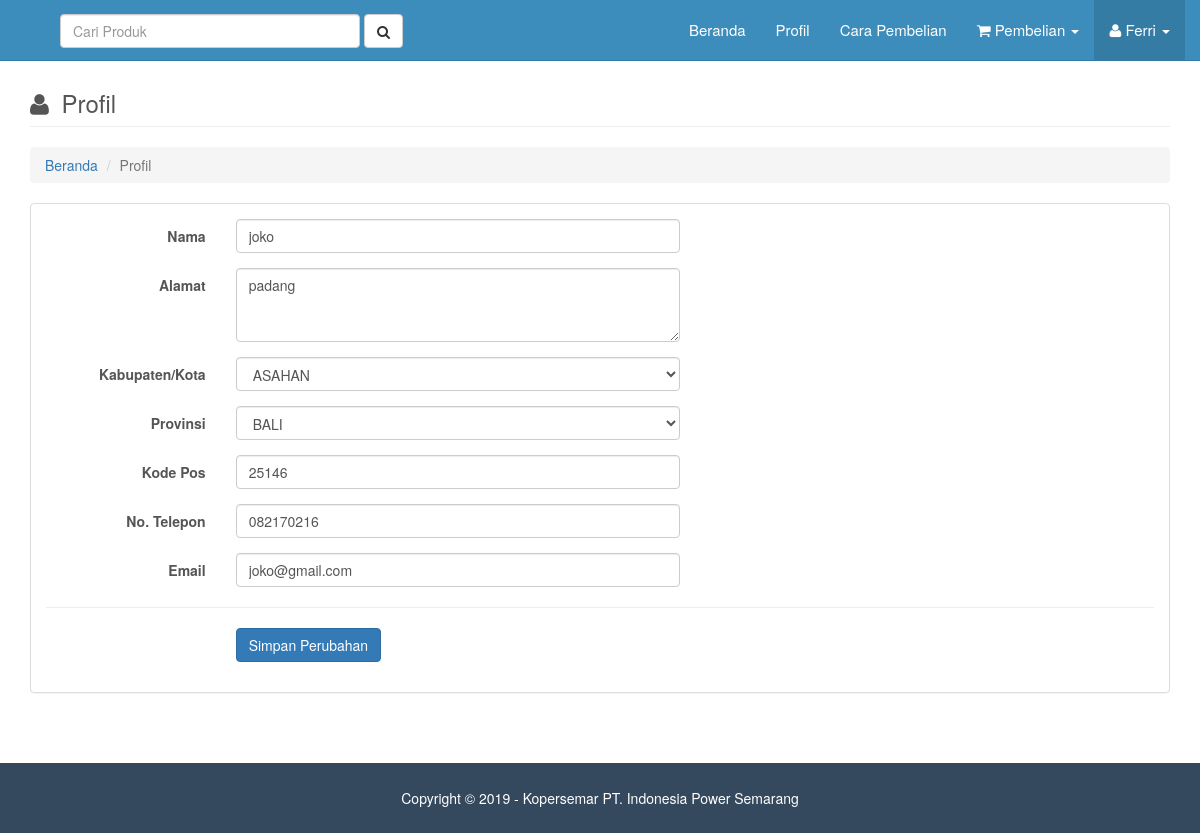
The app's page /main.php?page=profil (signed in) with its own data.
### tables this page shows
CREATE TABLE IF NOT EXISTS `tbl_konsumen` (
  `id_konsumen` int(11) NOT NULL,
  `tanggal_daftar` timestamp NOT NULL DEFAULT CURRENT_TIMESTAMP,
  `nama_konsumen` varchar(30) NOT NULL,
  `alamat` varchar(100) NOT NULL,
  `kota` int(4) NOT NULL,
  `provinsi` int(2) NOT NULL,
  `kode_pos` varchar(5) NOT NULL,
  `telepon` varchar(12) NOT NULL,
  `email` varchar(30) NOT NULL,
  `password` varchar(50) NOT NULL
);

CREATE TABLE IF NOT EXISTS `tbl_kabkota` (
  `id_kabkota` int(4) NOT NULL,
  `nama_kabkota` varchar(50) NOT NULL,
  `id_provinsi` int(2) NOT NULL
);

CREATE TABLE IF NOT EXISTS `tbl_provinsi` (
  `id_provinsi` int(2) NOT NULL,
  `nama_provinsi` varchar(40) NOT NULL
);

### pages/profil/view.php (the view, shortened to what this page needs)
<?php
if (empty($_SESSION['user_email']) && empty($_SESSION['user_password'])){
    echo "<script type='text/javascript'>alert('Anda harus login terlebih dahulu!');</script>
          <meta http-equiv='refresh' content='0; url=?page=home'>";
}
else {
    $query = mysqli_query($mysqli, "SELECT * FROM tbl_konsumen as a INNER JOIN tbl_kabkota as b INNER JOIN tbl_provinsi as c
                                    ON a.kota=b.id_kabkota AND a.provinsi=c.id_provinsi
                                    ORDER BY a.id_konsumen DESC")
                                    or die('Ada kesalahan pada query tampil data konsumen: '.mysqli_error($mysqli));
    $data = mysqli_fetch_assoc($query);
    $nama_konsumen = $data['nama_konsumen'];
    $alamat        = $data['alamat'];
    $id_kabkota    = $data['id_kabkota'];
    $nama_kabkota  = $data['nama_kabkota'];
    $id_provinsi   = $data['id_provinsi'];
    $nama_provinsi = $data['nama_provinsi'];
    $kode_pos      = $data['kode_pos'];
    $telepon       = $data['telepon'];
    $email         = $data['email'];
?>
    <div class="row">
        <div class="col-lg-12">
            <div class="row">
                <div class="col-lg-12">
                    <h3 class="page-header">
                        <i style="margin-right:6px" class="fa fa-user"></i>
                        Profil
                    </h3>
                    <ol class="breadcrumb">
                        <li><a href="?page=home">Beranda</a>
                        </li>
                        <li class="active">Profil</li>
                    </ol>
                </div>
            </div>
            <div class="row">
                <div class="col-lg-12">
                    <div class="panel panel-default">
                        <div class="panel-body">
                            <form class="form-horizontal" method="POST" action="pages/profil/proses.php">
                                <div class="form-group">
                                    <label class="col-sm-2 control-label">Nama</label>
                                    <div class="col-sm-5">
                                        <input type="text" class="form-control" name="nama" autocomplete="off" value="<?php echo $nama_konsumen; ?>" required>
                                    </div>
                                </div>
                                <div class="form-group">
                                    <label class="col-sm-2 control-label">Alamat</label>
                                    <div class="col-sm-5">
                                        <textarea class="form-control" name="alamat" rows="3" required><?php echo $alamat; ?></textarea>
                                    </div>
                                </div>
                                <div class="form-group">
                                    <label class="col-sm-2 control-label">Kabupaten/Kota</label>
                                    <div class="col-sm-5">
                                        <select class="form-control" name="kabkota" placeholder="Pilih Kabupaten/Kota" required>
                                        <option value="<?php echo $id_kabkota; ?>"><?php echo $nama_kabkota; ?></option>
                                        </select>
                                    </div>
                                </div>
                                <div class="form-group">
                                    <label class="col-sm-2 control-label">Provinsi</label>
                                    <div class="col-sm-5">
                                        <select class="form-control" name="provinsi" placeholder="Pilih Provinsi" required>
                                        <option value="<?php echo $id_provinsi; ?>"><?php echo $nama_provinsi; ?></option>
                                        </select>
                                    </div>
                                </div>
                                <div class="form-group">
                                    <label class="col-sm-2 control-label">Kode Pos</label>
                                    <div class="col-sm-5">
                                        <input type="text" class="form-control" name="kode_pos" autocomplete="off" maxlength="5" onKeyPress="return goodchars(event,'0123456789',this)" value="<?php echo $kode_pos; ?>" required>
                                    </div>
                                </div>
                                <div class="form-group">
                                    <label class="col-sm-2 control-label">No. Telepon</label>
                                    <div class="col-sm-5">
                                        <input type="text" class="form-control" name="telepon" autocomplete="off" maxlength="12" onKeyPress="return goodchars(event,'0123456789',this)" value="<?php echo $telepon; ?>" required>
                                    </div>
                                </div>
                                <div class="form-group">
                                    <label class="col-sm-2 control-label">Email</label>
                                    <div class="col-sm-5">
                                        <input type="email" class="form-control" name="email" autocomplete="off" value="<?php echo $email; ?>" required>
                                    </div>
                                </div>
                                <hr/>
                                <div class="form-group">
                                    <div class="col-sm-offset-2 col-sm-10">
                                        <input type="submit" class="btn btn-primary btn-submit" name="simpan" value="Simpan Perubahan">
                                    </div>
                                </div>
                            </form>
                        </div>
                    </div>
                </div>
            </div>
        </div>
    </div>
<?php
}
?>

### assets/css/modern-business.css (style rules this page uses)
html, body { height: 100%; }
body { padding-top: 50px; }

### assets/css/style.css (style rules this page uses)
body { font-family: "Helvetica Neue", Helvetica, Arial, sans-serif; font-size: 14px; line-height: 1.42857143; color: #555; background-color: #fff; }

### records on screen
tbl_konsumen: nama "joko", alamat "padang", kode_pos "25146", telepon "082170216", email "joko@gmail.com"
tbl_kabkota: kabkota "ASAHAN"
tbl_provinsi: provinsi "BALI"

### other values on screen
$_SESSION['nama_konsumen'] "Ferri"
